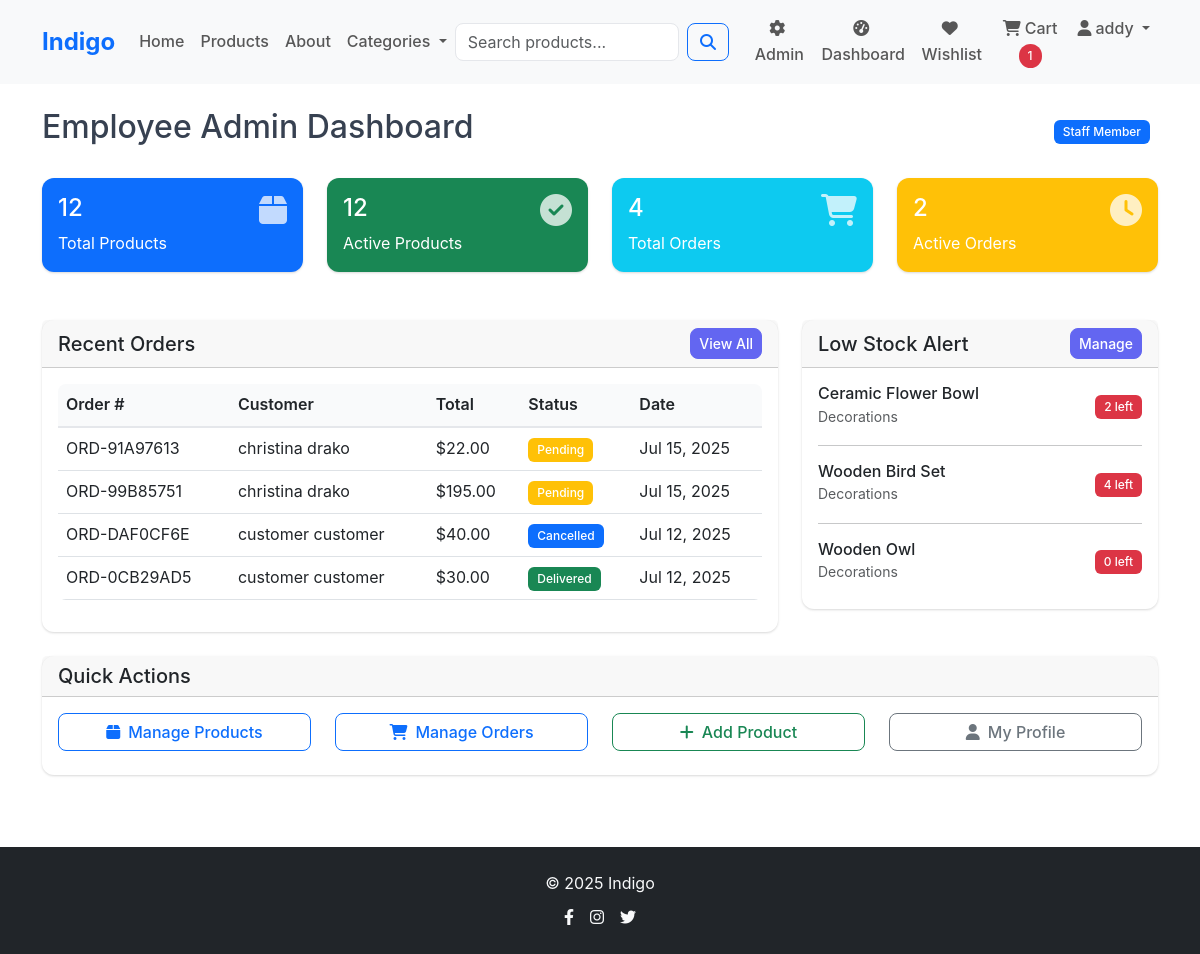
/employee-admin/ (signed in), run on the app's committed database.
### store/models.py (models this page shows, shortened)
class Order(models.Model):
    STATUS_CHOICES = [
        ('pending', 'Pending'),
        ('processing', 'Processing'),
        ('shipped', 'Shipped'),
        ('delivered', 'Delivered'),
        ('cancelled', 'Cancelled'),
    ]
    user = models.ForeignKey(User, on_delete=models.CASCADE, related_name='orders')
    order_number = models.CharField(max_length=20, unique=True)
    total_amount = models.DecimalField(
        max_digits=10,
        decimal_places=2,
        validators=[MinValueValidator(0.01)]
    )
    status = models.CharField(max_length=20, choices=STATUS_CHOICES, default='pending')
    shipping_address = models.TextField()
    created_at = models.DateTimeField(auto_now_add=True)
    updated_at = models.DateTimeField(auto_now=True)
    class Meta:
        ordering = ['-created_at']
        indexes = [
            models.Index(fields=['user', 'status']),
            models.Index(fields=['created_at']),
        ]

class Product(models.Model):
    name = models.CharField(max_length=200)
    description = models.TextField()
    price = models.DecimalField(
        max_digits=10,
        decimal_places=2,
        validators=[MinValueValidator(0.01)]
    )
    category = models.ForeignKey(Category, on_delete=models.CASCADE, related_name='products')
    subcategory = models.ForeignKey(Subcategory, on_delete=models.CASCADE, related_name='products', null=True, blank=True)
    image = models.ImageField(upload_to='products/', default='static/default.jpg') #upload to media directory
    stock_quantity = models.PositiveIntegerField(
        default=0,
        validators=[MaxValueValidator(9999)]
    )
    is_active = models.BooleanField(default=True) #is active on website
    featured = models.BooleanField(default=False) #is featured on home page
    created_by = models.ForeignKey(User, on_delete=models.SET_NULL, null=True, blank=True, related_name='created_products')
    created_at = models.DateTimeField(auto_now_add=True)
    updated_at = models.DateTimeField(auto_now=True)
    class Meta:
        ordering = ['-created_at']
        indexes = [
            models.Index(fields=['category', 'is_active']),
            models.Index(fields=['subcategory', 'is_active']),
            models.Index(fields=['featured', 'is_active']),
            models.Index(fields=['price']),
            models.Index(fields=['created_at']),
            models.Index(fields=['created_by']),
        ]

class Category(models.Model):
    CATEGORY_CHOICES = [
        ('decorations', 'Decorations'),
        ('jewelry', 'Jewelry'),
    ]
    name = models.CharField(max_length=50, choices=CATEGORY_CHOICES, unique=True)
    description = models.TextField(blank=True)
    created_at = models.DateTimeField(auto_now_add=True)
    class Meta:
        verbose_name_plural = "Categories"

### employee_admin/views.py (the view)
# urls.py: path('employee-admin/', views.admin_dashboard, name='dashboard'),
@staff_required
def admin_dashboard(request):
    try:
        total_products = Product.objects.count()
        active_products = Product.objects.filter(is_active=True).count()
        low_stock_products = Product.objects.filter(
            stock_quantity__lt=5,
            is_active=True
        ).select_related('category', 'subcategory')
        total_orders = Order.objects.count()
        active_orders = Order.objects.exclude(status__in=['delivered', 'cancelled']).count()
        recent_orders = Order.objects.select_related('user').all()[:5]
        return render(request, 'employee_admin/dashboard.html', {
            'total_products': total_products,
            'active_products': active_products,
            'total_orders': total_orders,
            'active_orders': active_orders,
            'recent_orders': recent_orders,
            'low_stock_products': low_stock_products,
        })
    except Exception:
        return render(request, 'employee_admin/dashboard.html', {
            'total_products': 0,
            'active_products': 0,
            'total_orders': 0,
           'active_orders': 0,
            'recent_orders': [],
            'low_stock_products': [],
        })

### employee_admin/templates/employee_admin/dashboard.html (shortened to what this page needs)
{% extends 'base.html' %}
{% load static %}
{% block content %}
<div class="container py-4">
    <div class="d-flex justify-content-between align-items-center mb-4">
        <h2>Employee Admin Dashboard</h2>
        <div>
            <span class="badge bg-primary me-2">Staff Member</span>
        </div>
    </div>
    <div class="row g-4 mb-5">
        <div class="col-md-3">
            <div class="card bg-primary text-white">
                <div class="card-body">
                    <div class="d-flex justify-content-between">
                        <div>
                            <h4>{{ total_products }}</h4>
                            <p class="mb-0">Total Products</p>
                        </div>
                        <i class="fas fa-box fa-2x opacity-75"></i>
                    </div>
                </div>
            </div>
        </div>
        <div class="col-md-3">
            <div class="card bg-success text-white">
                <div class="card-body">
                    <div class="d-flex justify-content-between">
                        <div>
                            <h4>{{ active_products }}</h4>
                            <p class="mb-0">Active Products</p>
                        </div>
                        <i class="fas fa-check-circle fa-2x opacity-75"></i>
                    </div>
                </div>
            </div>
        </div>
        <div class="col-md-3">
            <div class="card bg-info text-white">
                <div class="card-body">
                    <div class="d-flex justify-content-between">
                        <div>
                            <h4>{{ total_orders }}</h4>
                            <p class="mb-0">Total Orders</p>
                        </div>
                        <i class="fas fa-shopping-cart fa-2x opacity-75"></i>
                    </div>
                </div>
            </div>
        </div>
        <div class="col-md-3">
            <div class="card bg-warning text-white">
                <div class="card-body">
                    <div class="d-flex justify-content-between">
                        <div>
                            <h4>{{ active_orders }}</h4>
                            <p class="mb-0">Active Orders</p>
                        </div>
                        <i class="fas fa-clock fa-2x opacity-75"></i>
                    </div>
                </div>
            </div>
        </div>
    </div>
    <div class="row">
        <div class="col-lg-8">
            <div class="card">
                <div class="card-header d-flex justify-content-between align-items-center">
                    <h5 class="mb-0">Recent Orders</h5>
                    <a href="{% url 'employee_admin:orders' %}" class="btn btn-sm btn-primary">View All</a>
                </div>
                <div class="card-body">
                    {% if recent_orders %}
                    <div class="table-responsive">
                        <table class="table table-hover">
                            <thead>
                                <tr>
                                    <th>Order #</th>
                                    <th>Customer</th>
                                    <th>Total</th>
                                    <th>Status</th>
                                    <th>Date</th>
                                </tr>
                            </thead>
                            <tbody>
                                {% for order in recent_orders %}
                                <tr>
                                    <td>{{ order.order_number }}</td>
                                    <td>{{ order.user.get_full_name|default:order.user.username }}</td>
                                    <td>${{ order.total_amount }}</td>
                                    <td>
                                        <span class="badge bg-{% if order.status == 'pending' %}warning{% elif order.status == 'delivered' %}success{% else %}primary{% endif %}">
                                            {{ order.get_status_display }}
                                        </span>
                                    </td>
                                    <td>{{ order.created_at|date:"M d, Y" }}</td>
                                </tr>
                                {% endfor %}
                            </tbody>
                        </table>
                    </div>
                    {% else %}
                    <p class="text-muted text-center">No orders yet.</p>
                    {% endif %}
                </div>
            </div>
        </div>
        <div class="col-lg-4">
            <div class="card">
                <div class="card-header d-flex justify-content-between align-items-center">
                    <h5 class="mb-0">Low Stock Alert</h5>
                    <a href="{% url 'employee_admin:products' %}" class="btn btn-sm btn-primary">Manage</a>
                </div>
                <div class="card-body">
                    {% if low_stock_products %}
                    {% for product in low_stock_products %}
                    <div class="d-flex justify-content-between align-items-center mb-2">
                        <div>
                            <h6 class="mb-0">{{ product.name|truncatechars:20 }}</h6>
                            <small class="text-muted">{{ product.category.get_name_display }}</small>
                        </div>
                        <span class="badge bg-danger">{{ product.stock_quantity }} left</span>
                    </div>
                    {% if not forloop.last %}<hr>{% endif %}
                    {% endfor %}
                    {% else %}
                    <p class="text-muted text-center">All products are well stocked!</p>
                    {% endif %}
                </div>
            </div>
        </div>
    </div>
    <div class="row mt-4">
        <div class="col-12">
            <div class="card">
                <div class="card-header">
                    <h5 class="mb-0">Quick Actions</h5>
                </div>
                <div class="card-body">
                    <div class="row">
                        <div class="col-md-3">
                            <a href="{% url 'employee_admin:products' %}" class="btn btn-outline-primary w-100 mb-2">
                                <i class="fas fa-box me-2"></i>Manage Products
                            </a>
                        </div>
                        <div class="col-md-3">
                            <a href="{% url 'employee_admin:orders' %}" class="btn btn-outline-primary w-100 mb-2">
                                <i class="fas fa-shopping-cart me-2"></i>Manage Orders
                            </a>
                        </div>
                        <div class="col-md-3">
                            <a href="{% url 'employee_admin:add_product' %}" class="btn btn-outline-success w-100 mb-2">
                                <i class="fas fa-plus me-2"></i>Add Product
                            </a>
                        </div>
                        <div class="col-md-3">
                            {% if user.is_superuser %}
                                <a href="/admin/" class="btn btn-outline-secondary w-100 mb-2">
                                    <i class="fas fa-cog me-2"></i>Super Admin
                                </a>
                            {% else %}
                                <a href="{% url 'accounts:profile' %}" class="btn btn-outline-secondary w-100 mb-2">
                                    <i class="fas fa-user me-2"></i>My Profile
                                </a>
                            {% endif %}
                        </div>
                    </div>
                </div>
            </div>
        </div>
    </div>
</div>
{% endblock %}

### templates/components/navbar.html (shortened to what this page needs)
{% load static %}
<nav class="navbar navbar-expand-lg navbar-light bg-light sticky-top">
    <div class="container">
        <a class="navbar-brand fw-bold text-primary" href="{% url 'store:home' %}">
            Indigo
        </a>
        <div class="collapse navbar-collapse" id="navbarNav">
            <ul class="navbar-nav me-auto">
                <li class="nav-item">
                    <a class="nav-link" href="{% url 'store:home' %}">Home</a>
                </li>
                <li class="nav-item">
                    <a class="nav-link" href="{% url 'store:product_list' %}">Products</a>
                </li>
                <li class="nav-item">
                    <a class="nav-link" href="{% url 'store:about' %}">About</a>
                </li>
                <li class="nav-item dropdown">
                    <a class="nav-link dropdown-toggle" href="#" role="button" data-bs-toggle="dropdown">
                        Categories
                    </a>
                </li>
            </ul>
            <form class="d-flex me-3 d-none d-lg-flex" method="GET" action="{% url 'store:product_list' %}" id="searchForm">
                <input class="form-control me-2" type="search" name="search" placeholder="Search products..." value="{{ search_query }}" maxlength="100">
                <button class="btn btn-outline-primary" type="submit">
                    <i class="fas fa-search"></i>
                </button>
            </form>
            <ul class="navbar-nav">
                {% if user.is_authenticated %}
                    {% if user.is_staff %}
                        <li class="nav-item">
                            <a class="nav-link" href="{% url 'employee_admin:dashboard' %}">
                                <i class="fas fa-cog me-1"></i>Admin
                            </a>
                        </li>
                    {% endif %}
                    <li class="nav-item">
                        <a class="nav-link" href="{% url 'dashboard:user' %}">
                            <i class="fas fa-tachometer-alt me-1"></i>Dashboard
                        </a>
                    </li>
                    <li class="nav-item">
                        <a class="nav-link" href="{% url 'wishlist:view' %}">
                            <i class="fas fa-heart me-1"></i>Wishlist
                        </a>
                    </li>
                    <li class="nav-item">
                        <a class="nav-link" href="{% url 'cart:view' %}">
                            <i class="fas fa-shopping-cart me-1"></i>Cart
                            {% if cart_count > 0 %}
                                <span class="badge bg-danger rounded-pill">{{ cart_count }}</span>
                            {% endif %}
                        </a>
                    </li>
                    <li class="nav-item dropdown">
                        <a class="nav-link dropdown-toggle" href="#" role="button" data-bs-toggle="dropdown">
                            <i class="fas fa-user me-1"></i>{{ user.username|truncatechars:15 }}
                        </a>
                    </li>
                {% endif %}
            </ul>
        </div>
    </div>
</nav>

### data on the page
Order: order_number "ORD-91A97613", user.get_full_name "christina drako", total_amount "22.00", status "Pending", created_at "Jul 15, 2025"
Order: order_number "ORD-99B85751", user.get_full_name "christina drako", total_amount "195.00", status "Pending", created_at "Jul 15, 2025"
Order: order_number "ORD-DAF0CF6E", user.get_full_name "customer customer", total_amount "40.00", status "Cancelled", created_at "Jul 12, 2025"
Order: order_number "ORD-0CB29AD5", user.get_full_name "customer customer", total_amount "30.00", status "Delivered", created_at "Jul 12, 2025"
Product: name "Ceramic Flower Bowl", category.name "Decorations", stock_quantity "2"
Product: name "Wooden Bird Set", category.name "Decorations", stock_quantity "4"
Product: name "Wooden Owl", category.name "Decorations", stock_quantity "0"

### other printed values
{{ cart_count }} "1"
{{ user.username|truncatechars:15 }} "addy"
{{ total_products }} "12"
{{ active_products }} "12"
{{ total_orders }} "4"
{{ active_orders }} "2"
